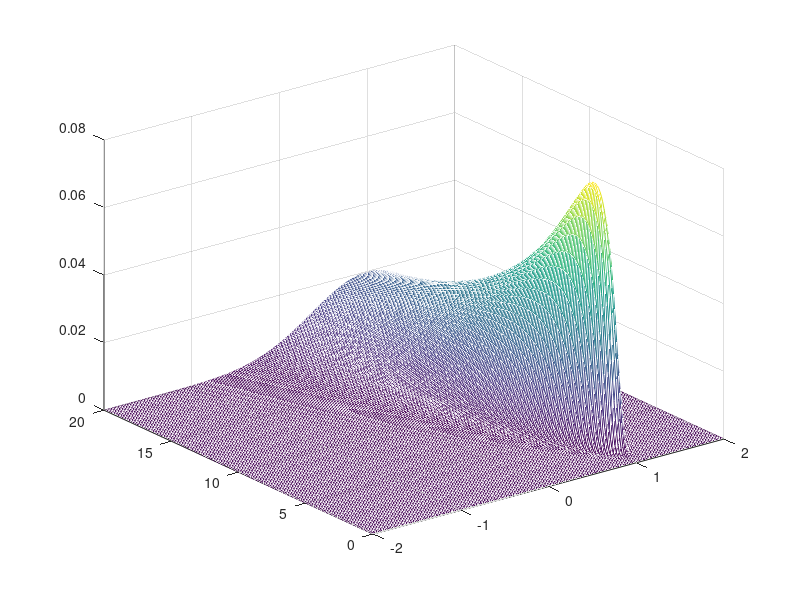

MATLAB code to generate this figure:
clear

% Parameters:

beta1 = 1;
beta2 = 1/10;
sigma_e = 0.01;


% Log-likelihood:

logl = @(x,y,b1,b2,se) -0.5*log(se^2) - ...
                        ((y - b1 - x*b2)'*(y - b1 - x*b2))/(2*se^2);
like = @(x,y,b1,b2,se) 1/sqrt(2*pi*se^2) .* ...
                    exp( -((y - b1 - x*b2)'*(y - b1 - x*b2))/(2*se^2) );
                                  

% Sample generation:

n = 1000;
X = repmat(transpose(1:10), 100, 1);
Y = transpose([beta1, beta2, 1] * [ones(n,1), X, sqrt(sigma_e).*randn(n,1)]');

% Plot:

x_ = -2:0.02:2;
y_ = 0.1:0.1:20;

[xx, yy] = meshgrid(x_,y_);

xx_ = xx(:);
yy_ = yy(:);
for l = 1:length(xx(:))
%     ll(l) = logl(X, Y, 1, xx_(l), yy_(l));
    ll(l) = like(X, Y, xx_(l), 0.1, yy_(l));
end
ll = reshape(ll, size(xx));

m = mesh(xx, yy, ll);
ax = gca;
% ax.ZAxis.Scale = 'log';

% % MLE:
% L = 
% 
% theta0 = [2, 1, 2];
% 
% A = [0, 0, -1];
% b = 0;
% 
% M = fmincon(L, [0.5, 0.5, 0.5], A, b);